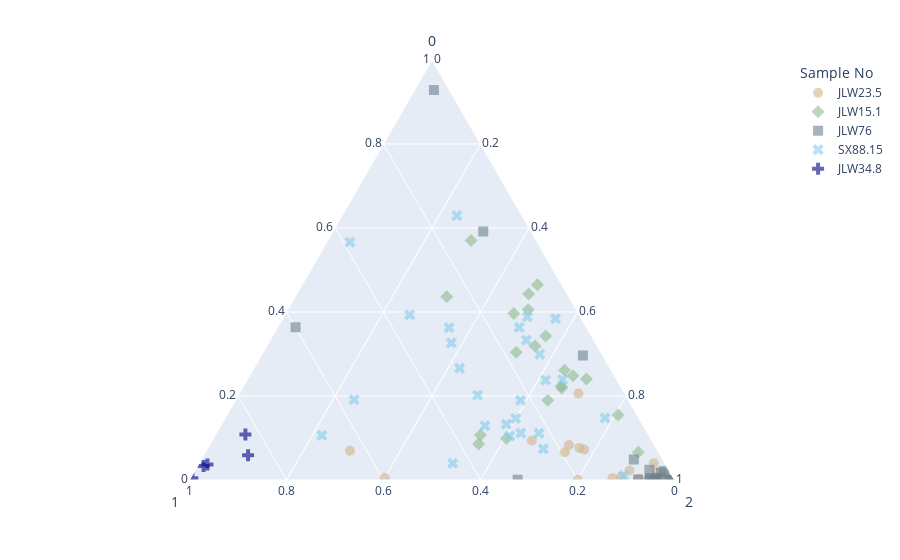

Here is the notebook cell this chart was saved with:
### Code cell
fig = px.scatter_ternary(XG_Data_Xiao, a='0', b='1', c='2', color='Sample No', symbol='Sample No',
                        color_discrete_map={
                            'JLW23.5': 'tan',
                            'JLW15.1': 'darkseagreen',
                            'JLW76': 'slategray',
                            'SX88.15': 'skyblue',
                            'JLW34.8': 'navy',
                        },
                        opacity=0.6)
fig.update_traces(marker={'size': 10})
fig.show()
fig.write_image("Ternary_XG_Xiao.svg")

### Figure 1 — Plotly figure (JSON) as saved in the notebook; plotly's stock layout.template omitted (floating-point values rounded to 4 significant figures)
{"data": [{"a": [0.08304, 0.01932, 0.001146, 0.07252, 0.09408, 0.0396, 0.06587, 0.005154, 0.004848, 0.001758, 0.02261, 0.206, 0.0007357, 0.07642, 0.06961, 0.003205, 0.004512, 0.006835, 0.007168], "b": [0.1762, 0.02669, 0.05537, 0.15, 0.247, 0.02297, 0.1931, 0.03739, 0.1256, 0.04784, 0.0816, 0.09518, 0.199, 0.158, 0.6344, 0.07253, 0.5951, 0.01554, 0.1066], "c": [0.7407, 0.954, 0.9435, 0.7775, 0.6589, 0.9374, 0.741, 0.9575, 0.8696, 0.9504, 0.8958, 0.6989, 0.8002, 0.7656, 0.296, 0.9243, 0.4004, 0.9776, 0.8862], "hovertemplate": "Sample No=JLW23.5<br>0=%{a}<br>1=%{b}<br>2=%{c}<extra></extra>", "legendgroup": "JLW23.5", "marker": {"color": "tan", "opacity": 0.6, "size": 10, "symbol": "circle"}, "mode": "markers", "name": "JLW23.5", "showlegend": true, "subplot": "ternary", "type": "scatterternary"}, {"a": [0.2233, 0.2407, 0.4362, 0.1899, 0.343, 0.3963, 0.2616, 0.2484, 0.4051, 0.1546, 0.06596, 0.3191, 0.0986, 0.08565, 0.01263, 0.1073, 0.0005251, 0.5705, 0.3044, 0.2191, 0.465, 0.4426], "b": [0.1219, 0.06139, 0.2515, 0.1663, 0.09406, 0.1334, 0.09585, 0.08514, 0.09906, 0.03912, 0.0416, 0.128, 0.2971, 0.361, 0.007536, 0.3466, 0.01258, 0.1341, 0.1739, 0.1229, 0.05016, 0.07952], "c": [0.6548, 0.6979, 0.3122, 0.6438, 0.5629, 0.4703, 0.6426, 0.6664, 0.4958, 0.8063, 0.8924, 0.5529, 0.6043, 0.5533, 0.9798, 0.546, 0.9869, 0.2954, 0.5217, 0.658, 0.4849, 0.4779], "hovertemplate": "Sample No=JLW15.1<br>0=%{a}<br>1=%{b}<br>2=%{c}<extra></extra>", "legendgroup": "JLW15.1", "marker": {"color": "darkseagreen", "opacity": 0.6, "size": 10, "symbol": "diamond"}, "mode": "markers", "name": "JLW15.1", "showlegend": true, "subplot": "ternary", "type": "scatterternary"}, {"a": [0.3635, 0.0009892, 0.0004525, 0.005117, 0.0006325, 0.0001655, 0.00134, 0.2962, 0.9286, 0.5918, 0.0173, 0.004858, 9.37e-05, 0.0489, 0.02132, 0.001166, 0.001107, 0.0005033, 0.02466, 0.0003988], "b": [0.5995, 0.07466, 0.009168, 0.0335, 0.02443, 0.004368, 0.05108, 0.04074, 0.03172, 0.09841, 0.0192, 0.04763, 0.005758, 0.05936, 0.01095, 0.03551, 0.03907, 0.04191, 0.03947, 0.3232], "c": [0.03691, 0.9244, 0.9904, 0.9614, 0.9749, 0.9955, 0.9476, 0.6631, 0.03968, 0.3098, 0.9635, 0.9475, 0.9941, 0.8917, 0.9677, 0.9633, 0.9598, 0.9576, 0.9359, 0.6764], "hovertemplate": "Sample No=JLW76<br>0=%{a}<br>1=%{b}<br>2=%{c}<extra></extra>", "legendgroup": "JLW76", "marker": {"color": "slategray", "opacity": 0.6, "size": 10, "symbol": "square"}, "mode": "markers", "name": "JLW76", "showlegend": true, "subplot": "ternary", "type": "scatterternary"}, {"a": [0.1327, 0.1466, 0.2376, 0.3883, 0.1062, 0.1048, 0.1114, 0.03978, 0.5664, 0.3932, 0.2993, 0.2661, 0.1913, 0.07389, 0.1897, 0.1116, 0.1292, 0.6293, 0.333, 0.3633, 0.2389, 0.3841, 0.3629, 0.2021, 0.1477, 0.01095, 0.3264], "b": [0.2804, 0.2541, 0.1468, 0.1092, 0.674, 0.2874, 0.2238, 0.4371, 0.3861, 0.3495, 0.1283, 0.31, 0.5651, 0.2334, 0.2228, 0.2611, 0.3263, 0.1342, 0.139, 0.1386, 0.1113, 0.05342, 0.2832, 0.3051, 0.06955, 0.09911, 0.297], "c": [0.5869, 0.5993, 0.6156, 0.5026, 0.2198, 0.6078, 0.6648, 0.5231, 0.04752, 0.2573, 0.5724, 0.4239, 0.2437, 0.6927, 0.5876, 0.6273, 0.5445, 0.2365, 0.528, 0.4981, 0.6499, 0.5625, 0.3539, 0.4929, 0.7828, 0.8899, 0.3766], "hovertemplate": "Sample No=SX88.15<br>0=%{a}<br>1=%{b}<br>2=%{c}<extra></extra>", "legendgroup": "SX88.15", "marker": {"color": "skyblue", "opacity": 0.6, "size": 10, "symbol": "x"}, "mode": "markers", "name": "SX88.15", "showlegend": true, "subplot": "ternary", "type": "scatterternary"}, {"a": [0.03684, 0.004447, 0.03333, 0.05878, 0.1081], "b": [0.9447, 0.9919, 0.9543, 0.8498, 0.8307], "c": [0.01851, 0.003637, 0.01234, 0.09137, 0.06116], "hovertemplate": "Sample No=JLW34.8<br>0=%{a}<br>1=%{b}<br>2=%{c}<extra></extra>", "legendgroup": "JLW34.8", "marker": {"color": "navy", "opacity": 0.6, "size": 10, "symbol": "cross"}, "mode": "markers", "name": "JLW34.8", "showlegend": true, "subplot": "ternary", "type": "scatterternary"}], "layout": {"legend": {"title": {"text": "Sample No"}, "tracegroupgap": 0}, "margin": {"t": 60}, "ternary": {"aaxis": {"title": {"text": "0"}}, "baxis": {"title": {"text": "1"}}, "caxis": {"title": {"text": "2"}}, "domain": {"x": [0, 1], "y": [0, 1]}}}}
